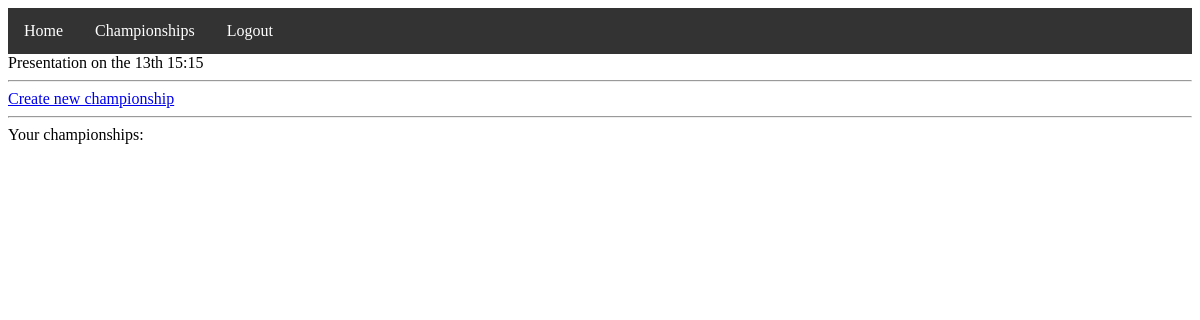
Before: /championship (signed in) with the older database file.
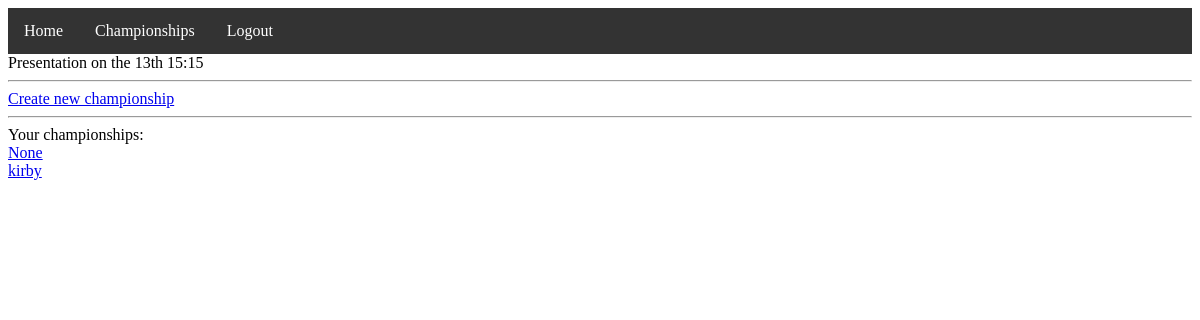
After: the same page with the newer database file.
### tables this page shows
CREATE TABLE champs (champ_id INTEGER PRIMARY KEY AUTOINCREMENT, champ_type TEXT NOT NULL, champ_data BLOB NOT NULL, name TEXT, owner INTEGER, FOREIGN KEY(owner) REFERENCES players(player_id));

### app/routes.py (the view)
@app.route("/championship")
def championship():
    game = Championship.getChamps(session["user_id"])
    print(game)
    return render_template("championship.html", championships=game)

### Championship.py (called while the page is built)
def getChamps(user_id):
    conn = sqlite3.connect("champ.db")
    c = conn.cursor()
    conn.commit()
    c.execute("SELECT * FROM champs WHERE owner=?", (user_id,))
    result = c.fetchall()
    champs = []
    for champ in result:
        champs.append
    print(result)
    conn.close()
    return result

### app/templates/championship.html
{% extends "base.html" %}
{% block content %}
<a href="new_champ">Create new championship</a>
<hr>
Your championships:<br>
{% for game in championships %}
<a href="championship\{{game[0]}}">{{game[3]}}</a><br>
{% endfor %}
{% endblock %}

### app/templates/base.html
<html>
<head>
    <link rel="stylesheet" href="{{ url_for('static',filename='css/styles.css') }}">
</head>
<body>
    <ul>
        <li><a href="/index">Home</a></li>
        <li><a href="/championship">Championships</a></li>
        {% if session.get("logged") %}
        <li><a href="/logout">Logout</a></li>
        {% else %}
        <li><a href="/login">Login</a></li>
        {% endif %}
    </ul>
    Presentation on the 13th 15:15
    <hr>
    {% block content %}{% endblock %}
</body>
</html>

### app/static/css/styles.css (style rules this page uses)
ul { list-style-type: none; margin: 0; padding: 0; overflow: hidden; background-color: #333; }
li { float: left; }
li a { display: block; color: white; text-align: center; padding: 14px 16px; text-decoration: none; }

Changed rows visible on the page:
added champs: game "None"
added champs: name "kirby"
